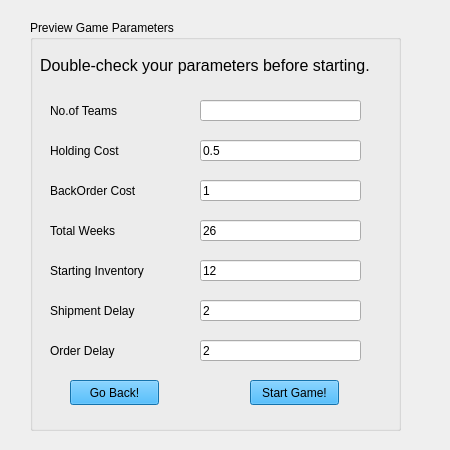
<?xml version="1.0" encoding="UTF-8"?>
<ui version="4.0">
 <class>InstrWindow</class>
 <widget class="QWidget" name="InstrWindow">
  <property name="geometry">
   <rect>
    <x>0</x>
    <y>0</y>
    <width>450</width>
    <height>450</height>
   </rect>
  </property>
  <property name="windowTitle">
   <string>Form</string>
  </property>
  <widget class="QStackedWidget" name="stackedWidget">
   <property name="geometry">
    <rect>
     <x>10</x>
     <y>10</y>
     <width>440</width>
     <height>440</height>
    </rect>
   </property>
   <property name="currentIndex">
    <number>3</number>
   </property>
   <widget class="QWidget" name="page">
    <widget class="QLabel" name="label_4">
     <property name="geometry">
      <rect>
       <x>50</x>
       <y>310</y>
       <width>201</width>
       <height>21</height>
      </rect>
     </property>
     <property name="font">
      <font>
       <pointsize>12</pointsize>
      </font>
     </property>
     <property name="text">
      <string>Don't have an account yet?</string>
     </property>
    </widget>
    <widget class="QPushButton" name="pushButton_instrSignupFromLogin">
     <property name="geometry">
      <rect>
       <x>270</x>
       <y>310</y>
       <width>81</width>
       <height>21</height>
      </rect>
     </property>
     <property name="styleSheet">
      <string notr="true">background-color: rgb(29, 161, 242);</string>
     </property>
     <property name="text">
      <string>Sign up!</string>
     </property>
    </widget>
    <widget class="QGroupBox" name="groupBox_InstrLogin">
     <property name="geometry">
      <rect>
       <x>50</x>
       <y>40</y>
       <width>321</width>
       <height>251</height>
      </rect>
     </property>
     <property name="styleSheet">
      <string notr="true"/>
     </property>
     <property name="title">
      <string>Instructor Login</string>
     </property>
     <widget class="QWidget" name="layoutWidget">
      <property name="geometry">
       <rect>
        <x>32</x>
        <y>46</y>
        <width>263</width>
        <height>126</height>
       </rect>
      </property>
      <layout class="QVBoxLayout" name="verticalLayout_2">
       <item>
        <layout class="QHBoxLayout" name="horizontalLayout_2">
         <item>
          <widget class="QLabel" name="label_3">
           <property name="text">
            <string>Email</string>
           </property>
          </widget>
         </item>
         <item>
          <spacer name="horizontalSpacer_2">
           <property name="orientation">
            <enum>Qt::Horizontal</enum>
           </property>
           <property name="sizeHint" stdset="0">
            <size>
             <width>20</width>
             <height>20</height>
            </size>
           </property>
          </spacer>
         </item>
         <item>
          <widget class="QLineEdit" name="lineEdit_Email"/>
         </item>
        </layout>
       </item>
       <item>
        <layout class="QHBoxLayout" name="horizontalLayout_3">
         <item>
          <widget class="QLabel" name="label_2">
           <property name="text">
            <string>Password</string>
           </property>
          </widget>
         </item>
         <item>
          <spacer name="horizontalSpacer_3">
           <property name="orientation">
            <enum>Qt::Horizontal</enum>
           </property>
           <property name="sizeHint" stdset="0">
            <size>
             <width>40</width>
             <height>20</height>
            </size>
           </property>
          </spacer>
         </item>
         <item>
          <widget class="QLineEdit" name="lineEdit_Password">
           <property name="echoMode">
            <enum>QLineEdit::Password</enum>
           </property>
          </widget>
         </item>
        </layout>
       </item>
      </layout>
     </widget>
     <widget class="QPushButton" name="pushButton_login">
      <property name="geometry">
       <rect>
        <x>40</x>
        <y>190</y>
        <width>251</width>
        <height>31</height>
       </rect>
      </property>
      <property name="styleSheet">
       <string notr="true">background-color: rgb(29, 161, 242);</string>
      </property>
      <property name="text">
       <string>Login!</string>
      </property>
     </widget>
    </widget>
   </widget>
   <widget class="QWidget" name="page_2">
    <widget class="QGroupBox" name="groupBox_instrSignup">
     <property name="geometry">
      <rect>
       <x>10</x>
       <y>40</y>
       <width>391</width>
       <height>281</height>
      </rect>
     </property>
     <property name="styleSheet">
      <string notr="true"/>
     </property>
     <property name="title">
      <string>Instructor Sign Up!</string>
     </property>
     <widget class="QPushButton" name="pushButton_instrSignup">
      <property name="geometry">
       <rect>
        <x>50</x>
        <y>230</y>
        <width>261</width>
        <height>31</height>
       </rect>
      </property>
      <property name="cursor">
       <cursorShape>BusyCursor</cursorShape>
      </property>
      <property name="styleSheet">
       <string notr="true">background-color: rgb(29, 161, 242);</string>
      </property>
      <property name="text">
       <string>Sign Up!</string>
      </property>
     </widget>
     <widget class="QWidget" name="layoutWidget">
      <property name="geometry">
       <rect>
        <x>10</x>
        <y>48</y>
        <width>351</width>
        <height>161</height>
       </rect>
      </property>
      <layout class="QVBoxLayout" name="verticalLayout">
       <item>
        <layout class="QHBoxLayout" name="horizontalLayout_4">
         <item>
          <widget class="QLabel" name="label_5">
           <property name="text">
            <string>Institution</string>
           </property>
          </widget>
         </item>
         <item>
          <spacer name="horizontalSpacer_4">
           <property name="orientation">
            <enum>Qt::Horizontal</enum>
           </property>
           <property name="sizeHint" stdset="0">
            <size>
             <width>20</width>
             <height>20</height>
            </size>
           </property>
          </spacer>
         </item>
         <item>
          <widget class="QLineEdit" name="lineEdit_Institution"/>
         </item>
        </layout>
       </item>
       <item>
        <layout class="QHBoxLayout" name="horizontalLayout_5">
         <item>
          <widget class="QLabel" name="label_6">
           <property name="text">
            <string>Email</string>
           </property>
          </widget>
         </item>
         <item>
          <spacer name="horizontalSpacer_5">
           <property name="orientation">
            <enum>Qt::Horizontal</enum>
           </property>
           <property name="sizeHint" stdset="0">
            <size>
             <width>20</width>
             <height>20</height>
            </size>
           </property>
          </spacer>
         </item>
         <item>
          <widget class="QLineEdit" name="lineEdit_Email_2"/>
         </item>
        </layout>
       </item>
       <item>
        <layout class="QHBoxLayout" name="horizontalLayout_6">
         <item>
          <widget class="QLabel" name="label_7">
           <property name="text">
            <string>Password</string>
           </property>
          </widget>
         </item>
         <item>
          <spacer name="horizontalSpacer_6">
           <property name="orientation">
            <enum>Qt::Horizontal</enum>
           </property>
           <property name="sizeHint" stdset="0">
            <size>
             <width>40</width>
             <height>20</height>
            </size>
           </property>
          </spacer>
         </item>
         <item>
          <widget class="QLineEdit" name="lineEdit_Password_2">
           <property name="echoMode">
            <enum>QLineEdit::Password</enum>
           </property>
          </widget>
         </item>
        </layout>
       </item>
       <item>
        <layout class="QHBoxLayout" name="horizontalLayout_7">
         <item>
          <widget class="QLabel" name="label_9">
           <property name="text">
            <string>Repeat Password</string>
           </property>
          </widget>
         </item>
         <item>
          <spacer name="horizontalSpacer_7">
           <property name="orientation">
            <enum>Qt::Horizontal</enum>
           </property>
           <property name="sizeHint" stdset="0">
            <size>
             <width>40</width>
             <height>20</height>
            </size>
           </property>
          </spacer>
         </item>
         <item>
          <widget class="QLineEdit" name="lineEdit_RepeatPassword">
           <property name="text">
            <string/>
           </property>
           <property name="echoMode">
            <enum>QLineEdit::Password</enum>
           </property>
          </widget>
         </item>
        </layout>
       </item>
      </layout>
     </widget>
    </widget>
   </widget>
   <widget class="QWidget" name="page_3">
    <widget class="QGroupBox" name="groupBox_modifyParams">
     <property name="geometry">
      <rect>
       <x>30</x>
       <y>20</y>
       <width>361</width>
       <height>361</height>
      </rect>
     </property>
     <property name="title">
      <string>Modify Game Parameters</string>
     </property>
     <widget class="QLabel" name="label_23">
      <property name="geometry">
       <rect>
        <x>20</x>
        <y>70</y>
        <width>91</width>
        <height>21</height>
       </rect>
      </property>
      <property name="text">
       <string>Holding Cost</string>
      </property>
     </widget>
     <widget class="QLabel" name="label_24">
      <property name="geometry">
       <rect>
        <x>20</x>
        <y>110</y>
        <width>111</width>
        <height>21</height>
       </rect>
      </property>
      <property name="text">
       <string>BackOrder Cost</string>
      </property>
     </widget>
     <widget class="QLabel" name="label_25">
      <property name="geometry">
       <rect>
        <x>20</x>
        <y>150</y>
        <width>91</width>
        <height>21</height>
       </rect>
      </property>
      <property name="text">
       <string>Total Weeks</string>
      </property>
     </widget>
     <widget class="QLabel" name="label_26">
      <property name="geometry">
       <rect>
        <x>20</x>
        <y>190</y>
        <width>131</width>
        <height>21</height>
       </rect>
      </property>
      <property name="text">
       <string>Starting Inventory</string>
      </property>
     </widget>
     <widget class="QLabel" name="label_27">
      <property name="geometry">
       <rect>
        <x>20</x>
        <y>230</y>
        <width>111</width>
        <height>21</height>
       </rect>
      </property>
      <property name="text">
       <string>Shipment Delay</string>
      </property>
     </widget>
     <widget class="QLabel" name="label_28">
      <property name="geometry">
       <rect>
        <x>20</x>
        <y>270</y>
        <width>91</width>
        <height>21</height>
       </rect>
      </property>
      <property name="text">
       <string>Order Delay</string>
      </property>
     </widget>
     <widget class="QPushButton" name="pushButton_modifyParams">
      <property name="geometry">
       <rect>
        <x>130</x>
        <y>320</y>
        <width>89</width>
        <height>25</height>
       </rect>
      </property>
      <property name="styleSheet">
       <string notr="true">background-color: rgb(29, 161, 242);</string>
      </property>
      <property name="text">
       <string>Submit</string>
      </property>
     </widget>
     <widget class="QLineEdit" name="lineEdit_holdingCost">
      <property name="geometry">
       <rect>
        <x>170</x>
        <y>70</y>
        <width>161</width>
        <height>21</height>
       </rect>
      </property>
      <property name="text">
       <string>0.5</string>
      </property>
     </widget>
     <widget class="QLineEdit" name="lineEdit_backOrderCost">
      <property name="geometry">
       <rect>
        <x>170</x>
        <y>110</y>
        <width>161</width>
        <height>21</height>
       </rect>
      </property>
      <property name="text">
       <string>1</string>
      </property>
     </widget>
     <widget class="QLineEdit" name="lineEdit_startingInventory">
      <property name="geometry">
       <rect>
        <x>170</x>
        <y>190</y>
        <width>161</width>
        <height>21</height>
       </rect>
      </property>
      <property name="text">
       <string>12</string>
      </property>
     </widget>
     <widget class="QLineEdit" name="lineEdit_totalWeeks">
      <property name="geometry">
       <rect>
        <x>170</x>
        <y>150</y>
        <width>161</width>
        <height>21</height>
       </rect>
      </property>
      <property name="text">
       <string>26</string>
      </property>
     </widget>
     <widget class="QLineEdit" name="lineEdit_orderDelay">
      <property name="geometry">
       <rect>
        <x>170</x>
        <y>270</y>
        <width>161</width>
        <height>21</height>
       </rect>
      </property>
      <property name="text">
       <string>2</string>
      </property>
     </widget>
     <widget class="QLineEdit" name="lineEdit_shipmentDelay">
      <property name="geometry">
       <rect>
        <x>170</x>
        <y>230</y>
        <width>161</width>
        <height>21</height>
       </rect>
      </property>
      <property name="text">
       <string>2</string>
      </property>
     </widget>
     <widget class="QLabel" name="label_8">
      <property name="geometry">
       <rect>
        <x>20</x>
        <y>30</y>
        <width>111</width>
        <height>21</height>
       </rect>
      </property>
      <property name="text">
       <string>No.of Teams</string>
      </property>
     </widget>
     <widget class="QLineEdit" name="lineEdit_noOfTeams">
      <property name="geometry">
       <rect>
        <x>170</x>
        <y>30</y>
        <width>161</width>
        <height>21</height>
       </rect>
      </property>
     </widget>
    </widget>
   </widget>
   <widget class="QWidget" name="page_4">
    <widget class="QGroupBox" name="groupBox_modifyParams_2">
     <property name="geometry">
      <rect>
       <x>20</x>
       <y>10</y>
       <width>371</width>
       <height>411</height>
      </rect>
     </property>
     <property name="title">
      <string>Preview Game Parameters</string>
     </property>
     <widget class="QLabel" name="label_29">
      <property name="geometry">
       <rect>
        <x>20</x>
        <y>120</y>
        <width>91</width>
        <height>21</height>
       </rect>
      </property>
      <property name="text">
       <string>Holding Cost</string>
      </property>
     </widget>
     <widget class="QLabel" name="label_30">
      <property name="geometry">
       <rect>
        <x>20</x>
        <y>160</y>
        <width>111</width>
        <height>21</height>
       </rect>
      </property>
      <property name="text">
       <string>BackOrder Cost</string>
      </property>
     </widget>
     <widget class="QLabel" name="label_31">
      <property name="geometry">
       <rect>
        <x>20</x>
        <y>200</y>
        <width>91</width>
        <height>21</height>
       </rect>
      </property>
      <property name="text">
       <string>Total Weeks</string>
      </property>
     </widget>
     <widget class="QLabel" name="label_32">
      <property name="geometry">
       <rect>
        <x>20</x>
        <y>240</y>
        <width>131</width>
        <height>21</height>
       </rect>
      </property>
      <property name="text">
       <string>Starting Inventory</string>
      </property>
     </widget>
     <widget class="QLabel" name="label_33">
      <property name="geometry">
       <rect>
        <x>20</x>
        <y>280</y>
        <width>111</width>
        <height>21</height>
       </rect>
      </property>
      <property name="text">
       <string>Shipment Delay</string>
      </property>
     </widget>
     <widget class="QLabel" name="label_34">
      <property name="geometry">
       <rect>
        <x>20</x>
        <y>320</y>
        <width>91</width>
        <height>21</height>
       </rect>
      </property>
      <property name="text">
       <string>Order Delay</string>
      </property>
     </widget>
     <widget class="QPushButton" name="pushButton_startGame_instr">
      <property name="geometry">
       <rect>
        <x>220</x>
        <y>360</y>
        <width>89</width>
        <height>25</height>
       </rect>
      </property>
      <property name="styleSheet">
       <string notr="true">background-color: rgb(29, 161, 242);</string>
      </property>
      <property name="text">
       <string>Start Game!</string>
      </property>
     </widget>
     <widget class="QLineEdit" name="lineEdit_holdingCost_2">
      <property name="geometry">
       <rect>
        <x>170</x>
        <y>120</y>
        <width>161</width>
        <height>21</height>
       </rect>
      </property>
      <property name="text">
       <string>0.5</string>
      </property>
     </widget>
     <widget class="QLineEdit" name="lineEdit_backOrderCost_2">
      <property name="geometry">
       <rect>
        <x>170</x>
        <y>160</y>
        <width>161</width>
        <height>21</height>
       </rect>
      </property>
      <property name="text">
       <string>1</string>
      </property>
     </widget>
     <widget class="QLineEdit" name="lineEdit_startingInventory_2">
      <property name="geometry">
       <rect>
        <x>170</x>
        <y>240</y>
        <width>161</width>
        <height>21</height>
       </rect>
      </property>
      <property name="text">
       <string>12</string>
      </property>
     </widget>
     <widget class="QLineEdit" name="lineEdit_totalWeeks_2">
      <property name="geometry">
       <rect>
        <x>170</x>
        <y>200</y>
        <width>161</width>
        <height>21</height>
       </rect>
      </property>
      <property name="text">
       <string>26</string>
      </property>
     </widget>
     <widget class="QLineEdit" name="lineEdit_orderDelay_2">
      <property name="geometry">
       <rect>
        <x>170</x>
        <y>320</y>
        <width>161</width>
        <height>21</height>
       </rect>
      </property>
      <property name="text">
       <string>2</string>
      </property>
     </widget>
     <widget class="QLineEdit" name="lineEdit_shipmentDelay_2">
      <property name="geometry">
       <rect>
        <x>170</x>
        <y>280</y>
        <width>161</width>
        <height>21</height>
       </rect>
      </property>
      <property name="text">
       <string>2</string>
      </property>
     </widget>
     <widget class="QLabel" name="label_10">
      <property name="geometry">
       <rect>
        <x>20</x>
        <y>80</y>
        <width>111</width>
        <height>21</height>
       </rect>
      </property>
      <property name="text">
       <string>No.of Teams</string>
      </property>
     </widget>
     <widget class="QLineEdit" name="lineEdit_noOfTeams_2">
      <property name="geometry">
       <rect>
        <x>170</x>
        <y>80</y>
        <width>161</width>
        <height>21</height>
       </rect>
      </property>
     </widget>
     <widget class="QLabel" name="label">
      <property name="geometry">
       <rect>
        <x>10</x>
        <y>30</y>
        <width>351</width>
        <height>31</height>
       </rect>
      </property>
      <property name="font">
       <font>
        <pointsize>12</pointsize>
       </font>
      </property>
      <property name="text">
       <string>Double-check your parameters before starting.</string>
      </property>
     </widget>
     <widget class="QPushButton" name="pushButton_preview_goBack">
      <property name="geometry">
       <rect>
        <x>40</x>
        <y>360</y>
        <width>89</width>
        <height>25</height>
       </rect>
      </property>
      <property name="styleSheet">
       <string notr="true">background-color: rgb(29, 161, 242);</string>
      </property>
      <property name="text">
       <string>Go Back!</string>
      </property>
     </widget>
    </widget>
   </widget>
  </widget>
 </widget>
 <resources/>
 <connections/>
</ui>
